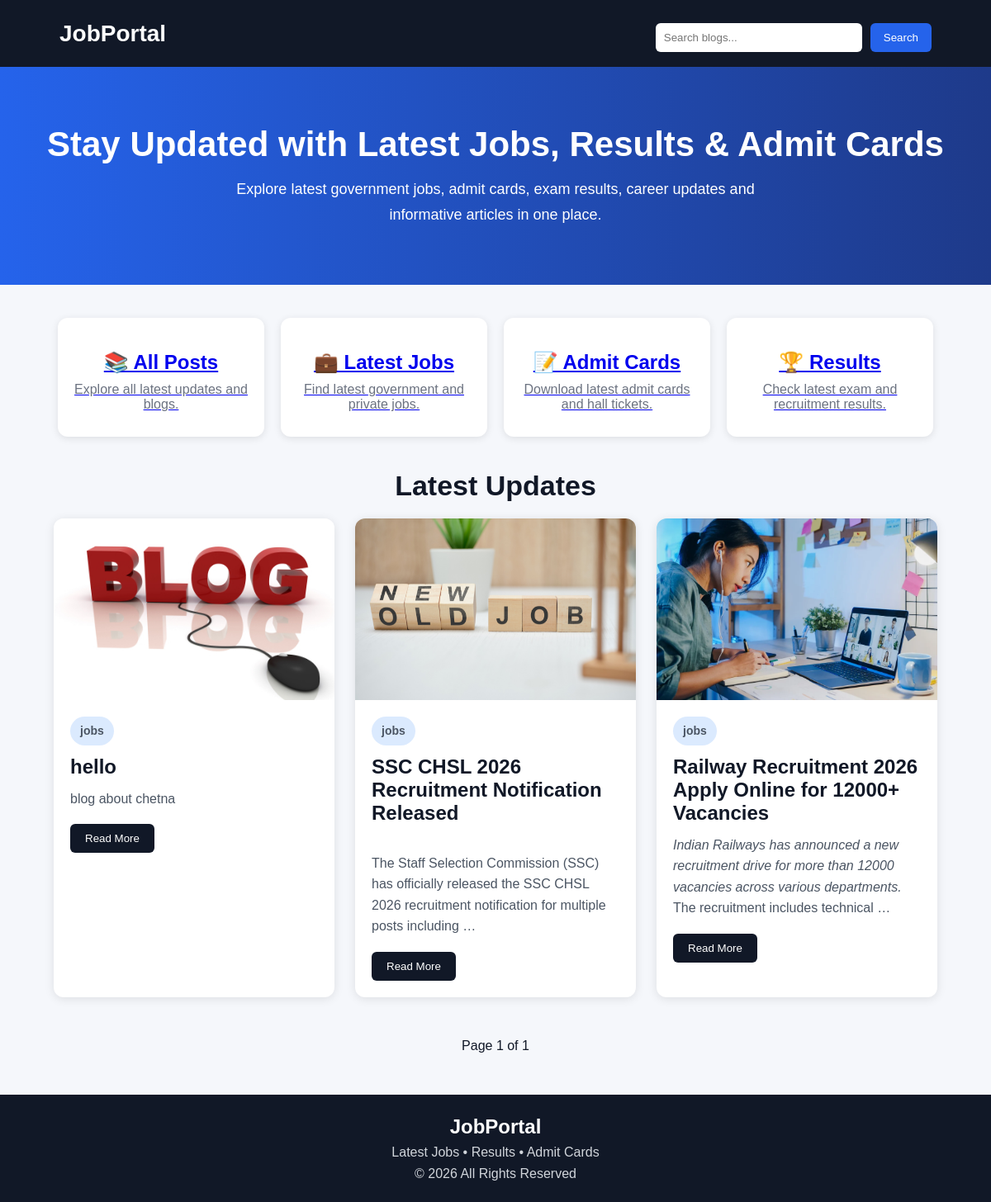
Page /?category=jobs on the committed database.
### blog/models.py (models this page shows, shortened)
class Blog(models.Model):
    CATEGORY_CHOICES = [
        ('jobs', 'Latest Jobs'),
        ('admit', 'Admit Card'),
        ('result', 'Results'),
    ]
    title = models.CharField(max_length=200)
    content = RichTextField()
    category = models.CharField(max_length=20, choices=CATEGORY_CHOICES)
    image = models.ImageField(upload_to='blog_images/', blank=True, null=True)
    created_at = models.DateTimeField(auto_now_add=True)

### blog/views.py (the view)
# urls.py: path('', views.home, name='home'),
def home(request):
    category = request.GET.get('category')
    search = request.GET.get('search')
    blogs = Blog.objects.all()
    if category:
        blogs = blogs.filter(category=category)
    if search:
        blogs = blogs.filter(title__icontains=search)
    paginator = Paginator(blogs, 3)
    page_number = request.GET.get('page')
    blogs = paginator.get_page(page_number)
    return render(request, 'home.html', {'blogs': blogs})

### blog/templates/home.html (shortened to what this page needs)
<!DOCTYPE html>
<html lang="en">
<head>
</head>
<body>
    <div class="navbar">
        <div class="logo">
            JobPortal
        </div>
        <div class="search-box">
            <form method="GET">
                <input type="text" name="search" placeholder="Search blogs...">
                <button type="submit">Search</button>
            </form>
        </div>
    </div>
    <div class="hero">
        <h1>Stay Updated with Latest Jobs, Results & Admit Cards</h1>
        <p>
            Explore latest government jobs, admit cards, exam results,
            career updates and informative articles in one place.
        </p>
    </div>
    <div class="category-section">
        <a href="/">
            <div class="category-card">
                <h2>📚 All Posts</h2>
                <p>Explore all latest updates and blogs.</p>
            </div>
        </a>
        <a href="/?category=jobs">
            <div class="category-card">
                <h2>💼 Latest Jobs</h2>
                <p>Find latest government and private jobs.</p>
            </div>
        </a>
        <a href="/?category=admit">
            <div class="category-card">
                <h2>📝 Admit Cards</h2>
                <p>Download latest admit cards and hall tickets.</p>
            </div>
        </a>
        <a href="/?category=result">
            <div class="category-card">
                <h2>🏆 Results</h2>
                <p>Check latest exam and recruitment results.</p>
            </div>
        </a>
    </div>
    <h1 class="section-title">Latest Updates</h1>
    <div class="container">
        {% for blog in blogs %}
        <div class="card">
            <img src="{{ blog.image.url }}" alt="">
            <div class="card-content">
                <p class="category">{{ blog.category }}</p>
                <h2>{{ blog.title }}</h2>
                <p>{{ blog.content|safe|truncatewords:20 }}</p>
                <a href="{% url 'blog_detail' blog.id %}">
                    <button class="read-btn">Read More</button>
                </a>
            </div>
        </div>
        {% endfor %}
    </div>
    <div class="pagination">
        <span>
            Page {{ blogs.number }} of {{ blogs.paginator.num_pages }}
        </span>
    </div>
    <div class="footer">
        <h2>JobPortal</h2>
        <p>Latest Jobs • Results • Admit Cards</p>
        <p>© 2026 All Rights Reserved</p>
    </div>
</body>
</html>

### blog/templates/home.html (style rules this page uses)
* { margin:0; padding:0; box-sizing:border-box; }
body { font-family: Arial, sans-serif; background:#f5f7fb; color:#111827; }
.navbar { background:#111827; color:white; padding:18px 6%; display:flex; justify-content:space-between; align-items:center; flex-wrap:wrap; }
.logo { font-size:28px; font-weight:bold; }
.search-box form { display:flex; gap:10px; margin-top:10px; }
.search-box input { padding:10px; width:250px; border:none; border-radius:6px; outline:none; }
.search-box button { padding:10px 16px; border:none; background:#2563eb; color:white; border-radius:6px; cursor:pointer; }
.hero { background:linear-gradient(to right,#2563eb,#1e3a8a); color:white; text-align:center; padding:70px 20px; }
.hero h1 { font-size:42px; margin-bottom:15px; }
.hero p { font-size:18px; max-width:700px; margin:auto; line-height:1.7; }
.category-section { width:90%; margin:40px auto; display:flex; flex-wrap:wrap; justify-content:center; gap:20px; }
.category-card { width:250px; background:white; padding:30px 20px; border-radius:12px; text-align:center; box-shadow:0px 2px 10px rgba(0,0,0,0.1); transition:0.3s; cursor:pointer; }
.category-card h2 { margin-top:10px; font-size:24px; }
.category-card p { margin-top:10px; color:#6b7280; }
.section-title { text-align:center; margin:20px 0; font-size:34px; }
.container { width:90%; margin:auto; display:flex; flex-wrap:wrap; justify-content:center; gap:25px; padding-bottom:50px; }
.card { width:340px; background:white; border-radius:12px; overflow:hidden; box-shadow:0px 2px 12px rgba(0,0,0,0.1); transition:0.3s; }
.card img { width:100%; height:220px; object-fit:cover; display:block; }
.card-content { padding:20px; }
.category { display:inline-block; background:#dbeafe; color:#1d4ed8; padding:6px 12px; border-radius:20px; font-size:14px; font-weight:bold; margin-bottom:12px; }
.card h2 { margin-bottom:12px; font-size:24px; }
.card p { color:#4b5563; line-height:1.6; }
.read-btn { margin-top:18px; padding:10px 18px; border:none; background:#111827; color:white; border-radius:6px; cursor:pointer; }
.pagination { text-align:center; margin-bottom:50px; }
.footer { background:#111827; color:white; text-align:center; padding:25px; }
.footer p { margin-top:8px; color:#d1d5db; }

### rows in the picture
Blog: image (picture), category "jobs", title "hello", content "blog about chetna"
Blog: image (picture), category "jobs", title "SSC CHSL 2026 Recruitment Notification Released", content "The Staff Selection Commission (SSC) has officially released the SSC CHSL 2026 recruitment notification for multiple posts including …"
Blog: image (picture), category "jobs", title "Railway Recruitment 2026 Apply Online for 12000+ Vacancies", content "Indian Railways has announced a new recruitment drive for more than 12000 vacancies across various departments. The recruitment includes technical …"

### other values in the picture
{{ blogs.number }} "1"
{{ blogs.paginator.num_pages }} "1"
